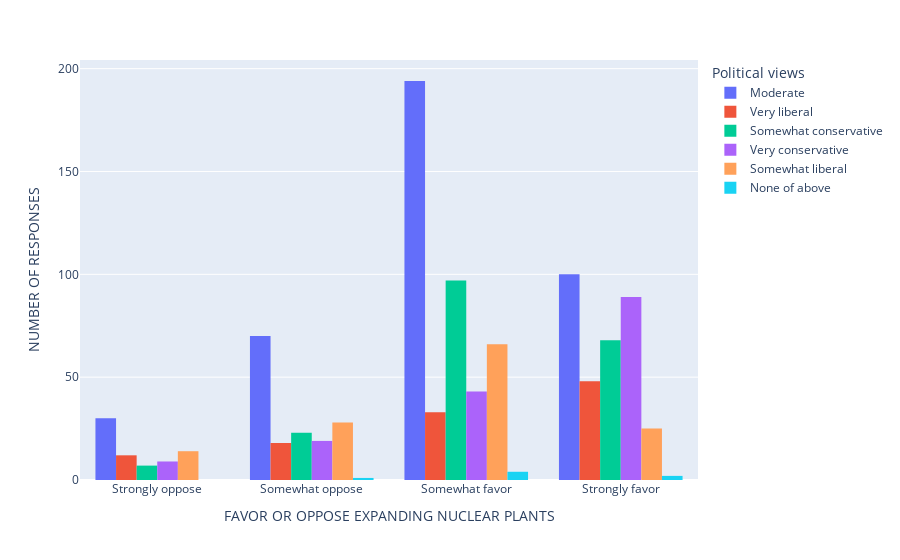
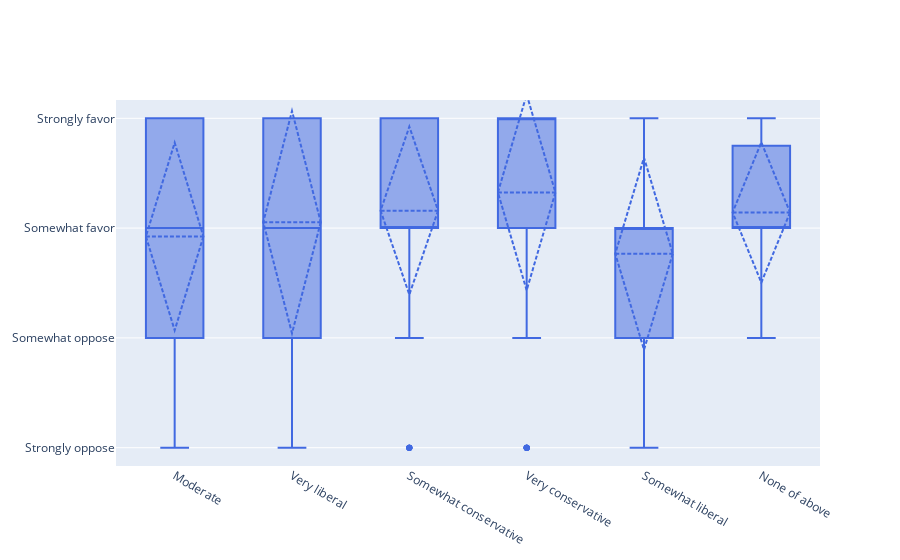
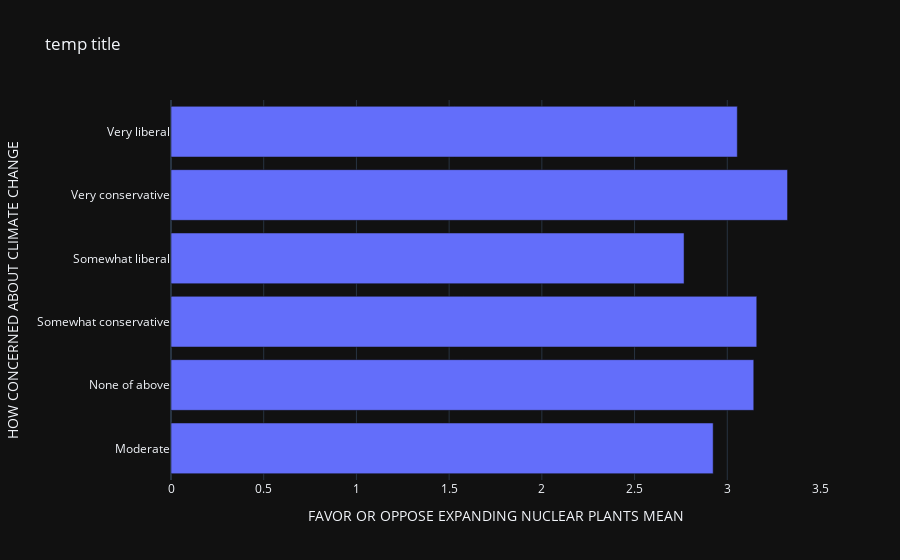

Notebook source saved alongside these figures, in order:
### Markdown cell above
### Histograms

### Code cell
import plotly.express as px
import plotly.graph_objects as go

fav_list = ["Strongly oppose", "Somewhat oppose", "Somewhat favor", "Strongly favor"]

fig = px.histogram(dataframe1, x="Q10", color="Q5a", barmode="group").update_xaxes(categoryorder='array', categoryarray=fav_list).update_layout(
xaxis_title="FAVOR OR OPPOSE EXPANDING NUCLEAR PLANTS", yaxis_title="NUMBER OF RESPONSES", legend_title="Political views",
)
fig.show()

fig = go.Figure()
fig.add_trace(go.Box(
    y=dataframe1["Q10"],
    x=dataframe1["Q5a"],
    name='Mean & SD',
    marker_color='royalblue',
    boxmean='sd' # represent mean and standard deviation
)).update_yaxes(categoryorder='array', categoryarray=fav_list)
fig.show()

#Get mean
mean_df = mean_df_gen("Q5a")

title = "temp title"
fig = px.bar(mean_df, x="Q10", y="Q5a", template='plotly_dark', title=title).update_xaxes(categoryorder='array', categoryarray=fav_list).update_layout(
xaxis_title="FAVOR OR OPPOSE EXPANDING NUCLEAR PLANTS MEAN", yaxis_title="HOW CONCERNED ABOUT CLIMATE CHANGE",
)
fig.show()

### Figure 1 — Plotly figure (JSON) as saved in the notebook; plotly's stock layout.template omitted (floating-point values rounded to 4 significant figures; data arrays with more than 128 entries replaced by an {"elided": "..."} marker saying what was removed)
{"data": [{"alignmentgroup": "True", "bingroup": "x", "hovertemplate": "Q5a=Moderate<br>Q10=%{x}<br>count=%{y}<extra></extra>", "legendgroup": "Moderate", "marker": {"color": "#636efa", "pattern": {"shape": ""}}, "name": "Moderate", "offsetgroup": "Moderate", "orientation": "v", "showlegend": true, "type": "histogram", "x": {"elided": "394 str values"}, "xaxis": "x", "yaxis": "y"}, {"alignmentgroup": "True", "bingroup": "x", "hovertemplate": "Q5a=Very liberal<br>Q10=%{x}<br>count=%{y}<extra></extra>", "legendgroup": "Very liberal", "marker": {"color": "#EF553B", "pattern": {"shape": ""}}, "name": "Very liberal", "offsetgroup": "Very liberal", "orientation": "v", "showlegend": true, "type": "histogram", "x": ["Somewhat favor", "Somewhat favor", "Somewhat favor", "Strongly oppose", "Strongly oppose", "Somewhat oppose", "Somewhat favor", "Strongly favor", "Somewhat favor", "Somewhat oppose", "Strongly favor", "Strongly favor", "Somewhat oppose", "Somewhat favor", "Somewhat favor", "Somewhat oppose", "Somewhat favor", "Strongly favor", "Somewhat favor", "Strongly favor", "Strongly favor", "Strongly favor", "Somewhat favor", "Strongly favor", "Strongly favor", "Strongly favor", "Strongly favor", "Strongly favor", "Somewhat oppose", "Somewhat oppose", "Strongly favor", "Strongly favor", "Somewhat favor", "Strongly favor", "Strongly favor", "Strongly favor", "Strongly oppose", "Somewhat favor", "Somewhat favor", "Somewhat favor", "Strongly favor", "Strongly favor", "Strongly favor", "Strongly favor", "Somewhat favor", "Strongly favor", "Strongly favor", "Strongly favor", "Somewhat oppose", "Strongly favor", "Somewhat oppose", "Strongly oppose", "Strongly favor", "Somewhat favor", "Somewhat favor", "Strongly favor", "Strongly favor", "Strongly favor", "Strongly favor", "Somewhat favor", "Somewhat oppose", "Strongly favor", "Strongly oppose", "Somewhat oppose", "Strongly oppose", "Strongly favor", "Somewhat favor", "Somewhat favor", "Strongly favor", "Somewhat favor", "Somewhat favor", "Somewhat favor", "Somewhat oppose", "Strongly favor", "Strongly favor", "Strongly favor", "Strongly favor", "Strongly favor", "Strongly favor", "Somewhat favor", "Somewhat favor", "Somewhat oppose", "Somewhat oppose", "Somewhat favor", "Somewhat oppose", "Somewhat favor", "Strongly favor", "Strongly favor", "Strongly favor", "Somewhat oppose", "Strongly favor", "Strongly oppose", "Strongly oppose", "Strongly oppose", "Somewhat favor", "Strongly favor", "Somewhat oppose", "Strongly favor", "Somewhat favor", "Strongly oppose", "Somewhat favor", "Strongly favor", "Somewhat oppose", "Strongly oppose", "Strongly oppose", "Somewhat oppose", "Somewhat favor", "Somewhat favor", "Strongly favor", "Somewhat favor", "Strongly favor"], "xaxis": "x", "yaxis": "y"}, {"alignmentgroup": "True", "bingroup": "x", "hovertemplate": "Q5a=Somewhat conservative<br>Q10=%{x}<br>count=%{y}<extra></extra>", "legendgroup": "Somewhat conservative", "marker": {"color": "#00cc96", "pattern": {"shape": ""}}, "name": "Somewhat conservative", "offsetgroup": "Somewhat conservative", "orientation": "v", "showlegend": true, "type": "histogram", "x": {"elided": "195 str values"}, "xaxis": "x", "yaxis": "y"}, {"alignmentgroup": "True", "bingroup": "x", "hovertemplate": "Q5a=Very conservative<br>Q10=%{x}<br>count=%{y}<extra></extra>", "legendgroup": "Very conservative", "marker": {"color": "#ab63fa", "pattern": {"shape": ""}}, "name": "Very conservative", "offsetgroup": "Very conservative", "orientation": "v", "showlegend": true, "type": "histogram", "x": {"elided": "160 str values"}, "xaxis": "x", "yaxis": "y"}, {"alignmentgroup": "True", "bingroup": "x", "hovertemplate": "Q5a=Somewhat liberal<br>Q10=%{x}<br>count=%{y}<extra></extra>", "legendgroup": "Somewhat liberal", "marker": {"color": "#FFA15A", "pattern": {"shape": ""}}, "name": "Somewhat liberal", "offsetgroup": "Somewhat liberal", "orientation": "v", "showlegend": true, "type": "histogram", "x": {"elided": "133 str values"}, "xaxis": "x", "yaxis": "y"}, {"alignmentgroup": "True", "bingroup": "x", "hovertemplate": "Q5a=None of above<br>Q10=%{x}<br>count=%{y}<extra></extra>", "legendgroup": "None of above", "marker": {"color": "#19d3f3", "pattern": {"shape": ""}}, "name": "None of above", "offsetgroup": "None of above", "orientation": "v", "showlegend": true, "type": "histogram", "x": ["Strongly favor", "Somewhat favor", "Somewhat favor", "Strongly favor", "Somewhat favor", "Somewhat oppose", "Somewhat favor"], "xaxis": "x", "yaxis": "y"}], "layout": {"autosize": true, "barmode": "group", "legend": {"title": {"text": "Political views"}, "tracegroupgap": 0}, "margin": {"t": 60}, "xaxis": {"anchor": "y", "autorange": true, "categoryarray": ["Strongly oppose", "Somewhat oppose", "Somewhat favor", "Strongly favor"], "categoryorder": "array", "domain": [0, 1], "range": [-0.5, 3.5], "title": {"text": "FAVOR OR OPPOSE EXPANDING NUCLEAR PLANTS"}, "type": "category"}, "yaxis": {"anchor": "x", "autorange": true, "domain": [0, 1], "range": [0, 204.2], "title": {"text": "NUMBER OF RESPONSES"}}}}

### Figure 2 — Plotly figure (JSON) as saved in the notebook; plotly's stock layout.template omitted (floating-point values rounded to 4 significant figures; data arrays with more than 128 entries replaced by an {"elided": "..."} marker saying what was removed)
{"data": [{"boxmean": "sd", "marker": {"color": "royalblue"}, "name": "Mean & SD", "type": "box", "x": {"elided": "1000 str values"}, "y": {"elided": "1000 str values"}}], "layout": {"autosize": true, "xaxis": {"autorange": true, "range": [-0.5, 5.5], "type": "category"}, "yaxis": {"autorange": true, "categoryarray": ["Strongly oppose", "Somewhat oppose", "Somewhat favor", "Strongly favor"], "categoryorder": "array", "range": [-0.1667, 3.167], "type": "category"}}}

### Figure 3 — Plotly figure (JSON) as saved in the notebook; plotly's stock layout.template omitted (floating-point values rounded to 4 significant figures)
{"data": [{"alignmentgroup": "True", "hovertemplate": "Q10=%{x}<br>Q5a=%{y}<extra></extra>", "legendgroup": "", "marker": {"color": "#636efa", "pattern": {"shape": ""}}, "name": "", "offsetgroup": "", "orientation": "h", "showlegend": false, "textposition": "auto", "type": "bar", "x": [2.924, 3.143, 3.159, 2.767, 3.325, 3.054], "xaxis": "x", "y": ["Moderate", "None of above", "Somewhat conservative", "Somewhat liberal", "Very conservative", "Very liberal"], "yaxis": "y"}], "layout": {"autosize": true, "barmode": "relative", "legend": {"tracegroupgap": 0}, "title": {"text": "temp title"}, "xaxis": {"anchor": "y", "autorange": true, "categoryarray": ["Strongly oppose", "Somewhat oppose", "Somewhat favor", "Strongly favor"], "categoryorder": "array", "domain": [0, 1], "range": [0, 3.5], "title": {"text": "FAVOR OR OPPOSE EXPANDING NUCLEAR PLANTS MEAN"}, "type": "linear"}, "yaxis": {"anchor": "x", "autorange": true, "domain": [0, 1], "range": [-0.5, 5.5], "title": {"text": "HOW CONCERNED ABOUT CLIMATE CHANGE"}, "type": "category"}}}
